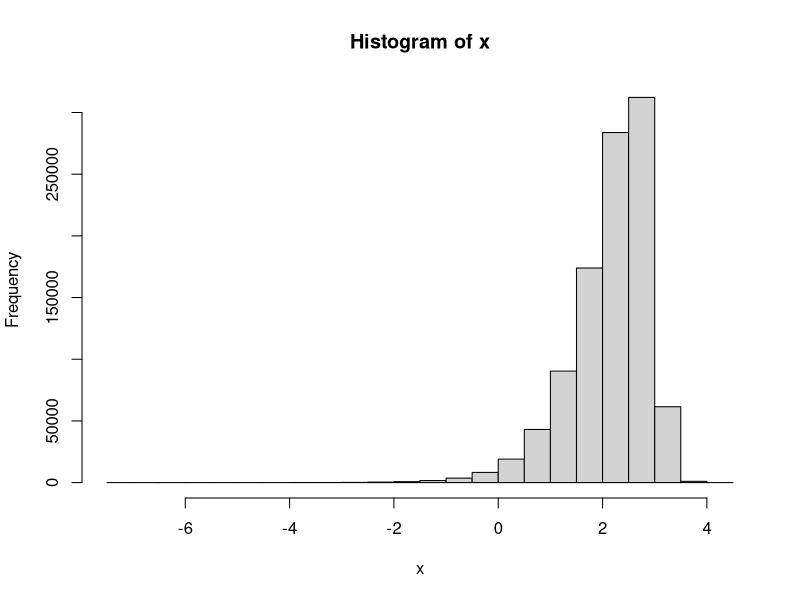

Write R code to recreate this figure.
library(truncnorm)

skew_t = function(n, nu, loc, scale, skew) {
  w = rgamma(n, nu/2, nu/2)
  z = rtruncnorm(n, 0, Inf, 0, 1/w)
  rnorm(n, loc + z * skew, scale/w)
}

x = skew_t(1e6, 30, 3, .2, -1)
hist(x)
